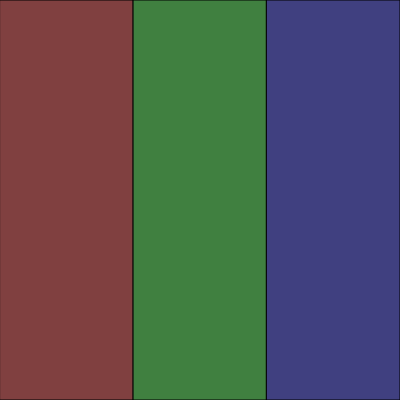
Frame 1 (no input)
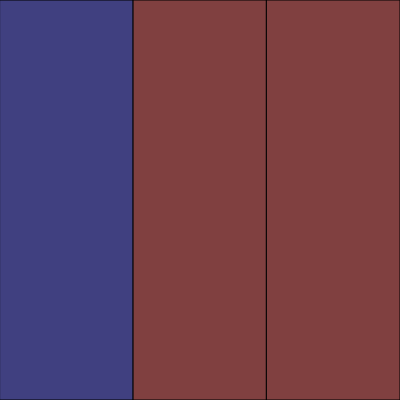
Frame 2 (the mouse pressed at the canvas centre, redrawn once)

The p5.js sketch that drew these frames (run headless with seeded random() and noise() and a simulated clock; the mouse was pressed at the canvas centre and the sketch redrawn once):

// p5.js sketch
// ── sketch.js
var h = 0;
var s  = 50;
var b = 50;
var a = 100;

// getting started with p5js
function setup(){
  // executed once
  colorMode(HSB,360,100,100,100);
  createCanvas(400,400);
}


function draw(){
  // executed all the time
  background(100);



  // var c = color(h,s,b, a);

  fill(h,s,b,a);
  // stroke(20);
  rect(0,0,width/3,height);
  h = h + 120;
  fill(h,s,b,a);
  rect(width/3,0,width/3,height);
  h = h + 120;
  fill(h,s,b,a);
  rect((width/3) * 2,0,width/3,height);

noLoop();
}
